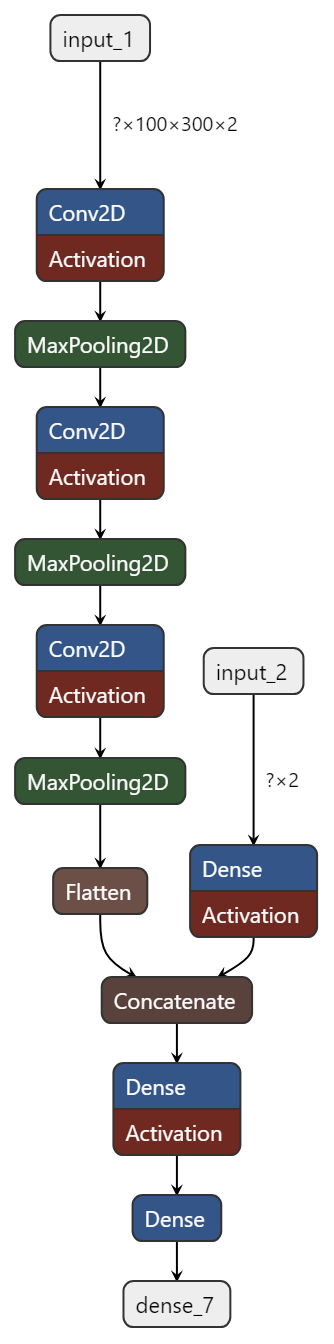
#> input picture images/nn_arch.png, 334 x 1344 px
$ python -i curvature_heatmap.py   (imports and definitions only)   (older library calls are emulated)
#> lines starting #> are read from the running program, lines starting #| are printed output that depends on the picture
#> further down, picture is the input picture: shape (1344, 334, 3); mean B, G, R 214.8, 213.6, 214.3
import numpy as np
import cv2
from pathlib import Path

DATA_PATH = Path(__file__).parents[2] / "data"


def compute_curvature(image_array, n=5, smooth_value=3):
#> called with n = 5, smooth_value = 3
    I = (image_array * 255).astype(np.uint8)
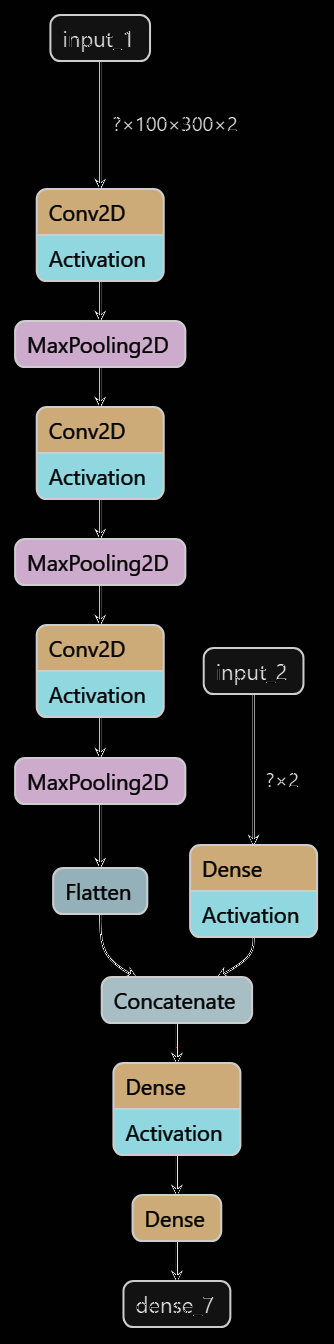
#> I: shape (1344, 334, 3); mean B, G, R 40.6, 41.8, 41
    GX, GY = compute_gradients(I)
    I = threshold_image(I)
    C = find_contours(I)
    try:
        heatmap = compute_heatmap(C, GX, GY, n)
        if smooth_value is not None:
            heatmap = smooth_heatmap(heatmap, smmooth_value=smooth_value)
        return heatmap
    except Exception as e:
        return None


def compute_gradients(image):
    GX = cv2.Scharr(image, cv2.CV_32F, 1, 0, scale=1)
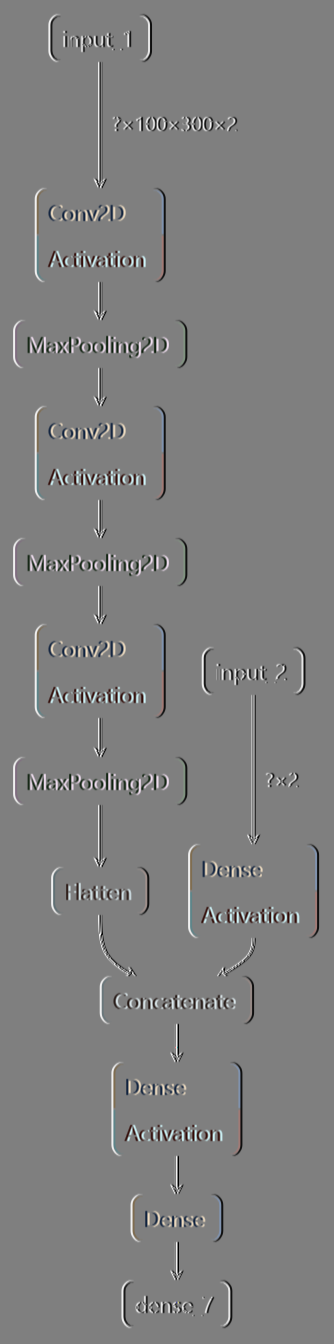
#> GX: shape (1344, 334, 3) float32; mean B, G, R 0, 0, 0; drawn with min black and max white
    GY = cv2.Scharr(image, cv2.CV_32F, 0, 1, scale=1)
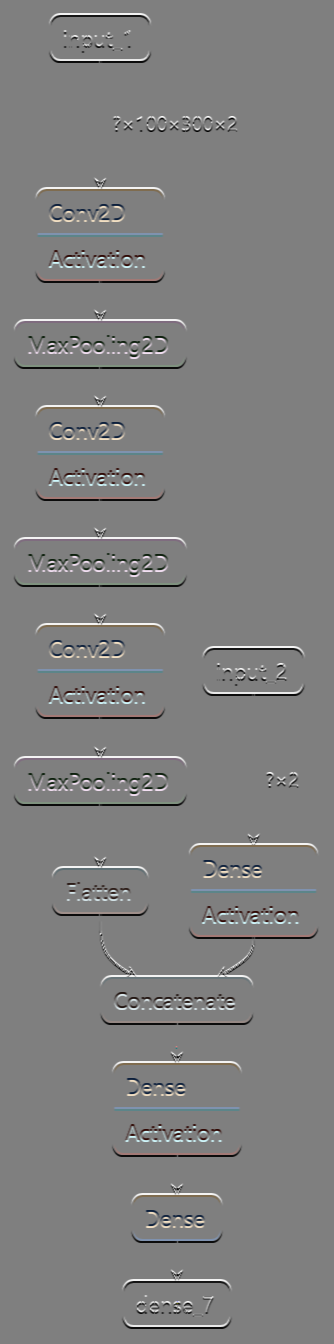
#> GY: shape (1344, 334, 3) float32; mean B, G, R 0, 0, 0; drawn with min black and max white
    GX = GX + 0.0001  # Avoid div by zero
    return GX, GY


def threshold_image(image):
    _, thresholded_image = cv2.threshold(image, 100, 255, cv2.THRESH_BINARY_INV)
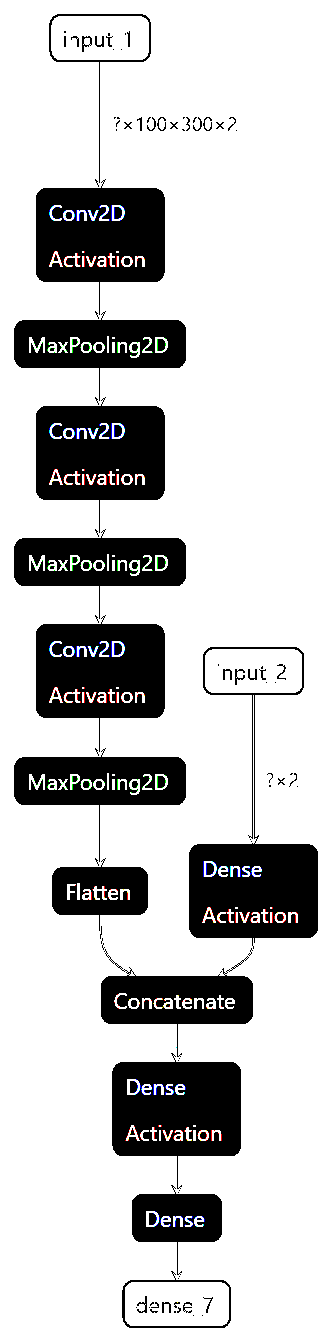
#> thresholded_image: shape (1344, 334, 3); mean B, G, R 200.6, 200.5, 200.6
    return thresholded_image


def find_contours(image):
#> (the run stopped early here; a loop or call above may not have finished)
